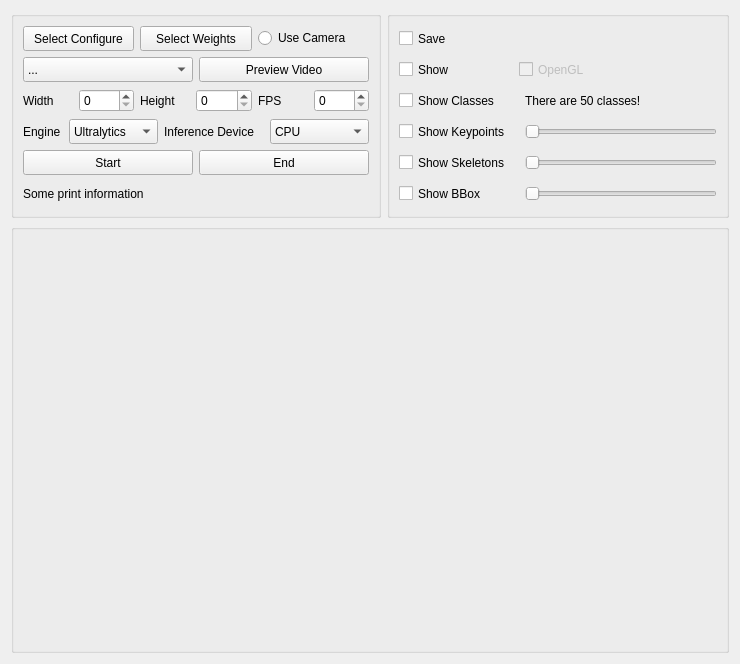
<?xml version="1.0" encoding="UTF-8"?>
<ui version="4.0">
 <class>AnimalPoseInference</class>
 <widget class="QWidget" name="AnimalPoseInference">
  <property name="geometry">
   <rect>
    <x>0</x>
    <y>0</y>
    <width>740</width>
    <height>664</height>
   </rect>
  </property>
  <property name="sizePolicy">
   <sizepolicy hsizetype="Expanding" vsizetype="Expanding">
    <horstretch>0</horstretch>
    <verstretch>0</verstretch>
   </sizepolicy>
  </property>
  <property name="acceptDrops">
   <bool>false</bool>
  </property>
  <property name="windowTitle">
   <string>AnimalPoseInference</string>
  </property>
  <layout class="QVBoxLayout" name="AnimalPoseInferenceLayout">
   <item>
    <layout class="QHBoxLayout" name="BaseConfigure">
     <item>
      <widget class="QGroupBox" name="BaseToolsGroup">
       <property name="sizePolicy">
        <sizepolicy hsizetype="Preferred" vsizetype="Preferred">
         <horstretch>0</horstretch>
         <verstretch>0</verstretch>
        </sizepolicy>
       </property>
       <property name="title">
        <string/>
       </property>
       <layout class="QVBoxLayout" name="BaseToolsGroupLayout">
        <item>
         <layout class="QVBoxLayout" name="BaseToolsLayout">
          <item>
           <layout class="QHBoxLayout" name="BaseConfigureLayout">
            <item>
             <widget class="QPushButton" name="SelectConfigure">
              <property name="sizePolicy">
               <sizepolicy hsizetype="Preferred" vsizetype="Fixed">
                <horstretch>0</horstretch>
                <verstretch>0</verstretch>
               </sizepolicy>
              </property>
              <property name="minimumSize">
               <size>
                <width>0</width>
                <height>25</height>
               </size>
              </property>
              <property name="maximumSize">
               <size>
                <width>16777215</width>
                <height>25</height>
               </size>
              </property>
              <property name="text">
               <string>Select Configure</string>
              </property>
             </widget>
            </item>
            <item>
             <widget class="QPushButton" name="SelectWeights">
              <property name="sizePolicy">
               <sizepolicy hsizetype="Preferred" vsizetype="Fixed">
                <horstretch>0</horstretch>
                <verstretch>0</verstretch>
               </sizepolicy>
              </property>
              <property name="minimumSize">
               <size>
                <width>0</width>
                <height>25</height>
               </size>
              </property>
              <property name="maximumSize">
               <size>
                <width>16777215</width>
                <height>25</height>
               </size>
              </property>
              <property name="text">
               <string>Select Weights</string>
              </property>
             </widget>
            </item>
            <item>
             <widget class="QRadioButton" name="CameraORVideos">
              <property name="sizePolicy">
               <sizepolicy hsizetype="Preferred" vsizetype="Fixed">
                <horstretch>0</horstretch>
                <verstretch>0</verstretch>
               </sizepolicy>
              </property>
              <property name="text">
               <string>Use Camera</string>
              </property>
             </widget>
            </item>
           </layout>
          </item>
          <item>
           <layout class="QHBoxLayout" name="CameraVideosLayout">
            <item>
             <widget class="QComboBox" name="CameraVideosSelection">
              <property name="sizePolicy">
               <sizepolicy hsizetype="Preferred" vsizetype="Fixed">
                <horstretch>0</horstretch>
                <verstretch>0</verstretch>
               </sizepolicy>
              </property>
              <property name="minimumSize">
               <size>
                <width>0</width>
                <height>25</height>
               </size>
              </property>
              <property name="maximumSize">
               <size>
                <width>16777215</width>
                <height>25</height>
               </size>
              </property>
              <item>
               <property name="text">
                <string>...</string>
               </property>
              </item>
              <item>
               <property name="text">
                <string>Select video file...</string>
               </property>
              </item>
             </widget>
            </item>
            <item>
             <widget class="QPushButton" name="CheckCameraVideosConnect">
              <property name="sizePolicy">
               <sizepolicy hsizetype="Preferred" vsizetype="Fixed">
                <horstretch>0</horstretch>
                <verstretch>0</verstretch>
               </sizepolicy>
              </property>
              <property name="minimumSize">
               <size>
                <width>0</width>
                <height>25</height>
               </size>
              </property>
              <property name="maximumSize">
               <size>
                <width>16777215</width>
                <height>25</height>
               </size>
              </property>
              <property name="text">
               <string>Preview Video</string>
              </property>
             </widget>
            </item>
           </layout>
          </item>
          <item>
           <layout class="QHBoxLayout" name="CameraParametersLayout">
            <item>
             <layout class="QHBoxLayout" name="WidthLayout">
              <item>
               <widget class="QLabel" name="WidthLabel">
                <property name="minimumSize">
                 <size>
                  <width>50</width>
                  <height>25</height>
                 </size>
                </property>
                <property name="maximumSize">
                 <size>
                  <width>50</width>
                  <height>25</height>
                 </size>
                </property>
                <property name="text">
                 <string>Width</string>
                </property>
               </widget>
              </item>
              <item>
               <widget class="QSpinBox" name="WidthSetup"/>
              </item>
             </layout>
            </item>
            <item>
             <layout class="QHBoxLayout" name="HeightLayout">
              <item>
               <widget class="QLabel" name="HeightLabel">
                <property name="minimumSize">
                 <size>
                  <width>50</width>
                  <height>25</height>
                 </size>
                </property>
                <property name="maximumSize">
                 <size>
                  <width>50</width>
                  <height>25</height>
                 </size>
                </property>
                <property name="text">
                 <string>Height</string>
                </property>
               </widget>
              </item>
              <item>
               <widget class="QSpinBox" name="HeightSetup"/>
              </item>
             </layout>
            </item>
            <item>
             <layout class="QHBoxLayout" name="FPSLayout">
              <item>
               <widget class="QLabel" name="FPSLabel">
                <property name="minimumSize">
                 <size>
                  <width>50</width>
                  <height>25</height>
                 </size>
                </property>
                <property name="maximumSize">
                 <size>
                  <width>50</width>
                  <height>25</height>
                 </size>
                </property>
                <property name="text">
                 <string>FPS</string>
                </property>
               </widget>
              </item>
              <item>
               <widget class="QSpinBox" name="FPSSetup"/>
              </item>
             </layout>
            </item>
           </layout>
          </item>
          <item>
           <layout class="QHBoxLayout" name="EngineDeviceLayout">
            <item>
             <layout class="QHBoxLayout" name="EngineLayout">
              <item>
               <widget class="QLabel" name="EngineLabel">
                <property name="sizePolicy">
                 <sizepolicy hsizetype="Fixed" vsizetype="Fixed">
                  <horstretch>0</horstretch>
                  <verstretch>0</verstretch>
                 </sizepolicy>
                </property>
                <property name="minimumSize">
                 <size>
                  <width>40</width>
                  <height>25</height>
                 </size>
                </property>
                <property name="maximumSize">
                 <size>
                  <width>40</width>
                  <height>25</height>
                 </size>
                </property>
                <property name="text">
                 <string>Engine</string>
                </property>
               </widget>
              </item>
              <item>
               <widget class="QComboBox" name="EngineSelection">
                <property name="minimumSize">
                 <size>
                  <width>0</width>
                  <height>25</height>
                 </size>
                </property>
                <property name="maximumSize">
                 <size>
                  <width>16777215</width>
                  <height>25</height>
                 </size>
                </property>
                <item>
                 <property name="text">
                  <string>Ultralytics</string>
                 </property>
                </item>
                <item>
                 <property name="text">
                  <string>OpenCV</string>
                 </property>
                </item>
                <item>
                 <property name="text">
                  <string>OpenVINO</string>
                 </property>
                </item>
                <item>
                 <property name="text">
                  <string>MMdeploy</string>
                 </property>
                </item>
               </widget>
              </item>
             </layout>
            </item>
            <item>
             <layout class="QHBoxLayout" name="DeviceLayout">
              <item>
               <widget class="QLabel" name="DeviceLabel">
                <property name="minimumSize">
                 <size>
                  <width>100</width>
                  <height>25</height>
                 </size>
                </property>
                <property name="maximumSize">
                 <size>
                  <width>100</width>
                  <height>25</height>
                 </size>
                </property>
                <property name="text">
                 <string>Inference Device</string>
                </property>
               </widget>
              </item>
              <item>
               <widget class="QComboBox" name="DeviceSelection">
                <property name="minimumSize">
                 <size>
                  <width>0</width>
                  <height>25</height>
                 </size>
                </property>
                <property name="maximumSize">
                 <size>
                  <width>16777215</width>
                  <height>25</height>
                 </size>
                </property>
                <item>
                 <property name="text">
                  <string>CPU</string>
                 </property>
                </item>
                <item>
                 <property name="text">
                  <string>NVIDIA GPU</string>
                 </property>
                </item>
                <item>
                 <property name="text">
                  <string>Ascend NPU</string>
                 </property>
                </item>
                <item>
                 <property name="text">
                  <string>Intel NPU</string>
                 </property>
                </item>
                <item>
                 <property name="text">
                  <string>Hailo NPU</string>
                 </property>
                </item>
               </widget>
              </item>
             </layout>
            </item>
           </layout>
          </item>
          <item>
           <layout class="QHBoxLayout" name="StartEndLayout">
            <item>
             <widget class="QPushButton" name="Start">
              <property name="minimumSize">
               <size>
                <width>0</width>
                <height>25</height>
               </size>
              </property>
              <property name="maximumSize">
               <size>
                <width>16777215</width>
                <height>25</height>
               </size>
              </property>
              <property name="text">
               <string>Start</string>
              </property>
             </widget>
            </item>
            <item>
             <widget class="QPushButton" name="End">
              <property name="minimumSize">
               <size>
                <width>0</width>
                <height>25</height>
               </size>
              </property>
              <property name="maximumSize">
               <size>
                <width>16777215</width>
                <height>25</height>
               </size>
              </property>
              <property name="text">
               <string>End</string>
              </property>
             </widget>
            </item>
           </layout>
          </item>
         </layout>
        </item>
        <item>
         <widget class="QLabel" name="PrintInformation">
          <property name="sizePolicy">
           <sizepolicy hsizetype="Preferred" vsizetype="Fixed">
            <horstretch>0</horstretch>
            <verstretch>0</verstretch>
           </sizepolicy>
          </property>
          <property name="minimumSize">
           <size>
            <width>0</width>
            <height>25</height>
           </size>
          </property>
          <property name="maximumSize">
           <size>
            <width>16777215</width>
            <height>25</height>
           </size>
          </property>
          <property name="text">
           <string>Some print information</string>
          </property>
         </widget>
        </item>
       </layout>
      </widget>
     </item>
     <item>
      <widget class="QGroupBox" name="ShowToolsGroup">
       <property name="sizePolicy">
        <sizepolicy hsizetype="Preferred" vsizetype="Preferred">
         <horstretch>0</horstretch>
         <verstretch>0</verstretch>
        </sizepolicy>
       </property>
       <property name="title">
        <string/>
       </property>
       <layout class="QVBoxLayout" name="ShowToolsGroupLayout">
        <item>
         <layout class="QVBoxLayout" name="ShowToolsLayout">
          <item>
           <widget class="QCheckBox" name="Save">
            <property name="sizePolicy">
             <sizepolicy hsizetype="Fixed" vsizetype="Fixed">
              <horstretch>0</horstretch>
              <verstretch>0</verstretch>
             </sizepolicy>
            </property>
            <property name="minimumSize">
             <size>
              <width>120</width>
              <height>25</height>
             </size>
            </property>
            <property name="maximumSize">
             <size>
              <width>120</width>
              <height>25</height>
             </size>
            </property>
            <property name="text">
             <string>Save</string>
            </property>
           </widget>
          </item>
          <item>
           <layout class="QHBoxLayout" name="ShowLayout">
            <property name="spacing">
             <number>0</number>
            </property>
            <property name="sizeConstraint">
             <enum>QLayout::SizeConstraint::SetDefaultConstraint</enum>
            </property>
            <item>
             <widget class="QCheckBox" name="Show">
              <property name="sizePolicy">
               <sizepolicy hsizetype="Fixed" vsizetype="Fixed">
                <horstretch>0</horstretch>
                <verstretch>0</verstretch>
               </sizepolicy>
              </property>
              <property name="minimumSize">
               <size>
                <width>120</width>
                <height>25</height>
               </size>
              </property>
              <property name="maximumSize">
               <size>
                <width>120</width>
                <height>25</height>
               </size>
              </property>
              <property name="text">
               <string>Show</string>
              </property>
             </widget>
            </item>
            <item>
             <widget class="QCheckBox" name="OpenGL">
              <property name="enabled">
               <bool>false</bool>
              </property>
              <property name="sizePolicy">
               <sizepolicy hsizetype="Preferred" vsizetype="Fixed">
                <horstretch>0</horstretch>
                <verstretch>0</verstretch>
               </sizepolicy>
              </property>
              <property name="minimumSize">
               <size>
                <width>120</width>
                <height>25</height>
               </size>
              </property>
              <property name="text">
               <string>OpenGL</string>
              </property>
             </widget>
            </item>
           </layout>
          </item>
          <item>
           <layout class="QHBoxLayout" name="ShowClassesLayout">
            <item>
             <widget class="QCheckBox" name="ShowClasses">
              <property name="sizePolicy">
               <sizepolicy hsizetype="Fixed" vsizetype="Fixed">
                <horstretch>0</horstretch>
                <verstretch>0</verstretch>
               </sizepolicy>
              </property>
              <property name="minimumSize">
               <size>
                <width>120</width>
                <height>25</height>
               </size>
              </property>
              <property name="maximumSize">
               <size>
                <width>120</width>
                <height>25</height>
               </size>
              </property>
              <property name="text">
               <string>Show Classes</string>
              </property>
             </widget>
            </item>
            <item>
             <widget class="QLabel" name="Classes">
              <property name="minimumSize">
               <size>
                <width>0</width>
                <height>25</height>
               </size>
              </property>
              <property name="maximumSize">
               <size>
                <width>16777215</width>
                <height>25</height>
               </size>
              </property>
              <property name="text">
               <string>There are 50 classes!</string>
              </property>
             </widget>
            </item>
           </layout>
          </item>
          <item>
           <layout class="QHBoxLayout" name="ShowKeypointsLayout">
            <item>
             <widget class="QCheckBox" name="ShowKeypoints">
              <property name="sizePolicy">
               <sizepolicy hsizetype="Fixed" vsizetype="Fixed">
                <horstretch>0</horstretch>
                <verstretch>0</verstretch>
               </sizepolicy>
              </property>
              <property name="minimumSize">
               <size>
                <width>120</width>
                <height>25</height>
               </size>
              </property>
              <property name="maximumSize">
               <size>
                <width>120</width>
                <height>25</height>
               </size>
              </property>
              <property name="text">
               <string>Show Keypoints</string>
              </property>
             </widget>
            </item>
            <item>
             <widget class="QSlider" name="ShowKeypointsRadius">
              <property name="orientation">
               <enum>Qt::Orientation::Horizontal</enum>
              </property>
             </widget>
            </item>
           </layout>
          </item>
          <item>
           <layout class="QHBoxLayout" name="ShowSkeletonsLayout">
            <item>
             <widget class="QCheckBox" name="ShowSkeletons">
              <property name="sizePolicy">
               <sizepolicy hsizetype="Fixed" vsizetype="Fixed">
                <horstretch>0</horstretch>
                <verstretch>0</verstretch>
               </sizepolicy>
              </property>
              <property name="minimumSize">
               <size>
                <width>120</width>
                <height>25</height>
               </size>
              </property>
              <property name="maximumSize">
               <size>
                <width>120</width>
                <height>25</height>
               </size>
              </property>
              <property name="text">
               <string>Show Skeletons</string>
              </property>
             </widget>
            </item>
            <item>
             <widget class="QSlider" name="ShowSkeletonsLineWidth">
              <property name="orientation">
               <enum>Qt::Orientation::Horizontal</enum>
              </property>
             </widget>
            </item>
           </layout>
          </item>
          <item>
           <layout class="QHBoxLayout" name="ShowBBoxLayout">
            <item>
             <widget class="QCheckBox" name="ShowBBox">
              <property name="sizePolicy">
               <sizepolicy hsizetype="Fixed" vsizetype="Fixed">
                <horstretch>0</horstretch>
                <verstretch>0</verstretch>
               </sizepolicy>
              </property>
              <property name="minimumSize">
               <size>
                <width>120</width>
                <height>25</height>
               </size>
              </property>
              <property name="maximumSize">
               <size>
                <width>120</width>
                <height>25</height>
               </size>
              </property>
              <property name="text">
               <string>Show BBox</string>
              </property>
             </widget>
            </item>
            <item>
             <widget class="QSlider" name="ShowBBoxWidth">
              <property name="orientation">
               <enum>Qt::Orientation::Horizontal</enum>
              </property>
             </widget>
            </item>
           </layout>
          </item>
         </layout>
        </item>
       </layout>
      </widget>
     </item>
    </layout>
   </item>
   <item>
    <widget class="QGroupBox" name="DisplayGroup">
     <property name="sizePolicy">
      <sizepolicy hsizetype="Expanding" vsizetype="Expanding">
       <horstretch>0</horstretch>
       <verstretch>0</verstretch>
      </sizepolicy>
     </property>
     <property name="title">
      <string/>
     </property>
     <property name="alignment">
      <set>Qt::AlignmentFlag::AlignCenter</set>
     </property>
     <layout class="QHBoxLayout" name="DisplayGroupLayout">
      <property name="spacing">
       <number>0</number>
      </property>
      <property name="leftMargin">
       <number>10</number>
      </property>
      <property name="topMargin">
       <number>10</number>
      </property>
      <property name="rightMargin">
       <number>10</number>
      </property>
      <property name="bottomMargin">
       <number>10</number>
      </property>
      <item>
       <widget class="QLabel" name="Display">
        <property name="sizePolicy">
         <sizepolicy hsizetype="Expanding" vsizetype="Expanding">
          <horstretch>0</horstretch>
          <verstretch>0</verstretch>
         </sizepolicy>
        </property>
        <property name="maximumSize">
         <size>
          <width>400</width>
          <height>400</height>
         </size>
        </property>
        <property name="toolTipDuration">
         <number>0</number>
        </property>
        <property name="text">
         <string/>
        </property>
        <property name="pixmap">
         <pixmap>assets/logo.png</pixmap>
        </property>
        <property name="scaledContents">
         <bool>true</bool>
        </property>
        <property name="alignment">
         <set>Qt::AlignmentFlag::AlignCenter</set>
        </property>
       </widget>
      </item>
     </layout>
    </widget>
   </item>
  </layout>
 </widget>
 <resources/>
 <connections/>
</ui>
